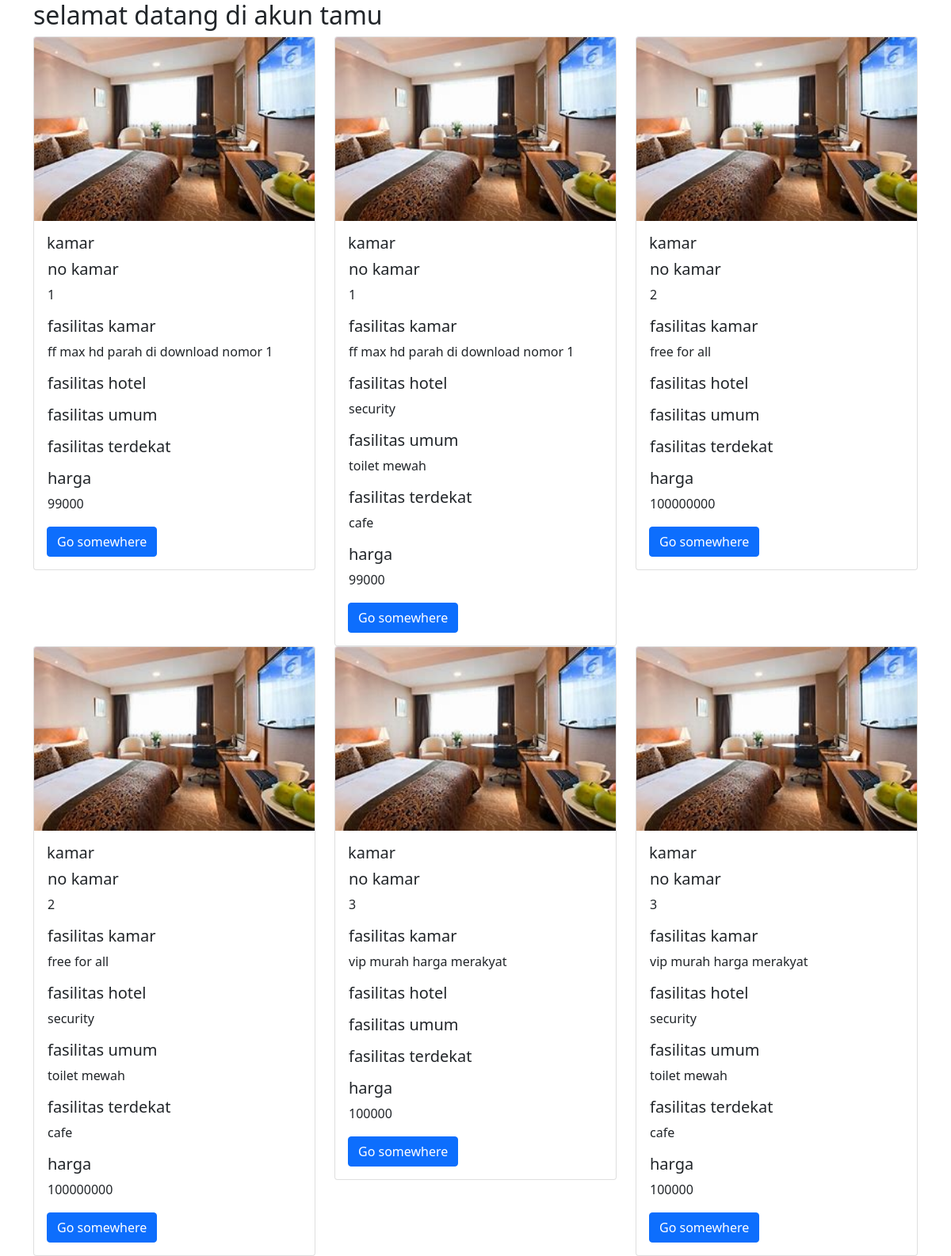
Page /tamu.php (signed in) on the committed database.
### tables this page shows
CREATE TABLE IF NOT EXISTS `kamar` (
  `no_kamar` int NOT NULL AUTO_INCREMENT,
  `type_kamar_id` int NOT NULL,
  PRIMARY KEY (`no_kamar`)
);

CREATE TABLE IF NOT EXISTS `tipe_kamar` (
  `type_kamar_id` int NOT NULL,
  `fasilitas` text NOT NULL,
  `harga` double NOT NULL
);

CREATE TABLE IF NOT EXISTS `fasilitas_hotel` (
  `fasilitas_hotel` text NOT NULL,
  `fasilitas_umum` text NOT NULL,
  `fasilitas_terdekat` text NOT NULL
);

### tamu.php (the view, shortened to what this page needs)
<!DOCTYPE html>
<html lang="en">
<head>
    <link href="https://cdn.jsdelivr.net/npm/bootstrap@5.0.2/dist/css/bootstrap.min.css" rel="stylesheet">
</head>
<body>
    <div class="container">
    <h2>selamat datang di akun tamu</h2>
    <div class="row">
    <?php
                include 'koneksi.php';
                $select = "select * from kamar
                                    join tipe_kamar
                                    join fasilitas_hotel
                                    on
                                    kamar.type_kamar_id = tipe_kamar.type_kamar_id";
                $query = mysqli_query($koneksi, $select);
                while ($BRO = mysqli_fetch_assoc($query)){
                ?>
                <div class="col-md-4">
    <div class="card">
  <img src="kamar.jpg" class="card-img-top" alt="...">
  <div class="card-body">
    <h5 class="card-title">kamar</h5>
      <table >
                <tr>
                    <td>
                    <h5>no kamar</h5>
                    <p><?=$BRO ['type_kamar_id']; ?></p>
                    <h5>fasilitas kamar</h5>
                    <p><?=$BRO  ['fasilitas']; ?></p>
                    <h5>fasilitas hotel</h5>
                    <p><?= $BRO ['fasilitas_hotel'] ; ?> </p>
                    <h5>fasilitas umum</h5>
                    <p> <?= $BRO ['fasilitas_umum'] ; ?> </p>
                    <h5>fasilitas terdekat</h5>
                    <p> <?=$BRO ['fasilitas_terdekat'] ; ?> </p>
                    <h5>harga</h5>
                    <p><?= $BRO ['harga']; ?> </p>
                    </td>
                  </tr>
                </table>
    <a href="pemesanan.php?no_kamar=<?= $BRO ['no_kamar'] ; ?>" class="btn btn-primary">Go somewhere</a>
  </div>
  </div>
                </div>
  <?php  }
                ?>
</div>
</div>
</body>
</html>

### rows in the picture
kamar: type_kamar.type_kamar_id "1", type_kamar.fasilitas "ff max hd parah di download nomor 1", type_kamar.harga "99000", fasilitas_hotel.fasilitas_hotel "security", fasilitas_hotel.fasilitas_umum "toilet mewah", fasilitas_hotel.fasilitas_terdekat "cafe"
kamar: type_kamar.type_kamar_id "2", type_kamar.fasilitas "free for all", type_kamar.harga "100000000", fasilitas_hotel.fasilitas_hotel "security", fasilitas_hotel.fasilitas_umum "toilet mewah", fasilitas_hotel.fasilitas_terdekat "cafe"
kamar: type_kamar.type_kamar_id "3", type_kamar.fasilitas "vip murah harga merakyat", type_kamar.harga "100000", fasilitas_hotel.fasilitas_hotel "security", fasilitas_hotel.fasilitas_umum "toilet mewah", fasilitas_hotel.fasilitas_terdekat "cafe"
